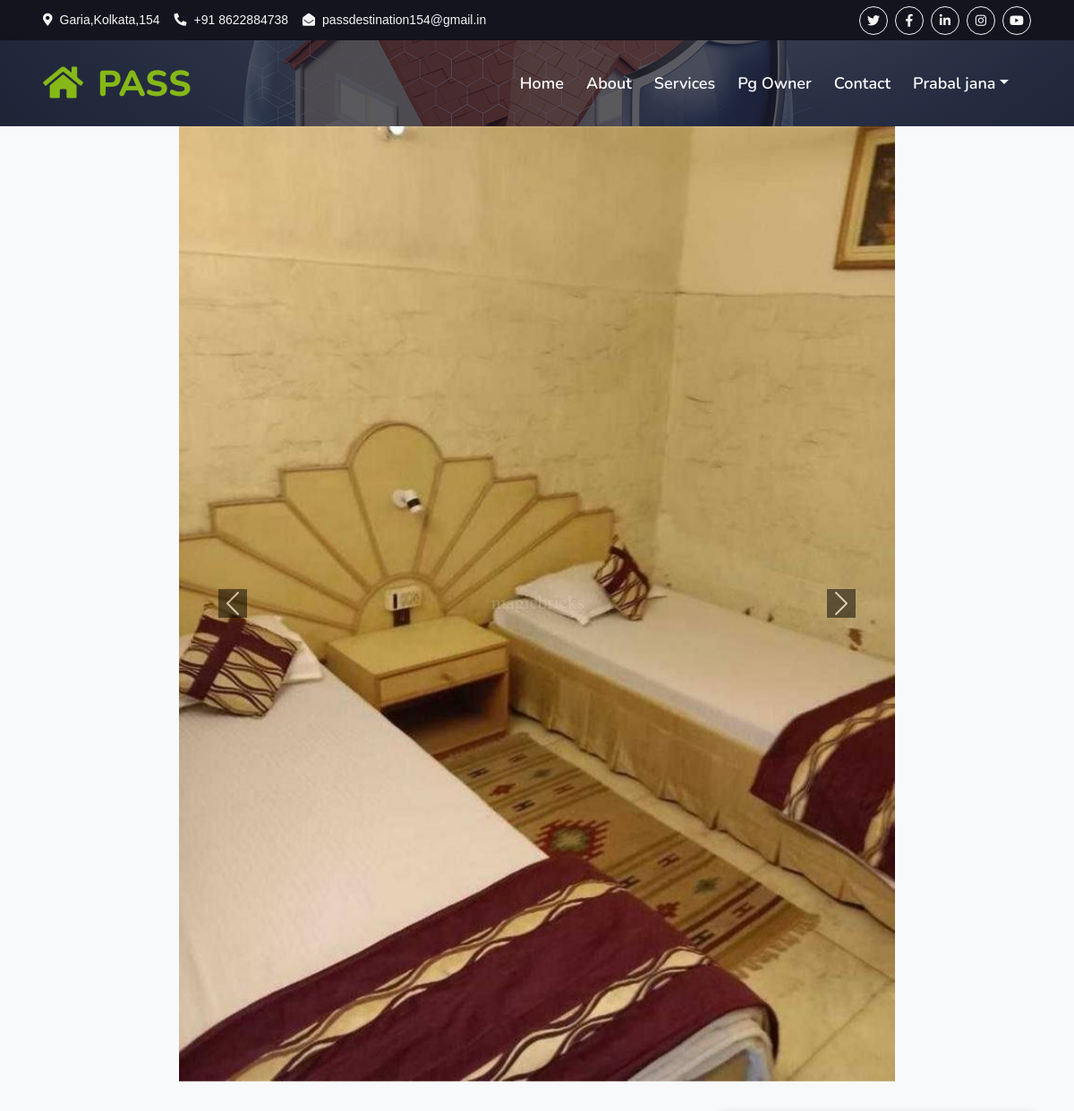
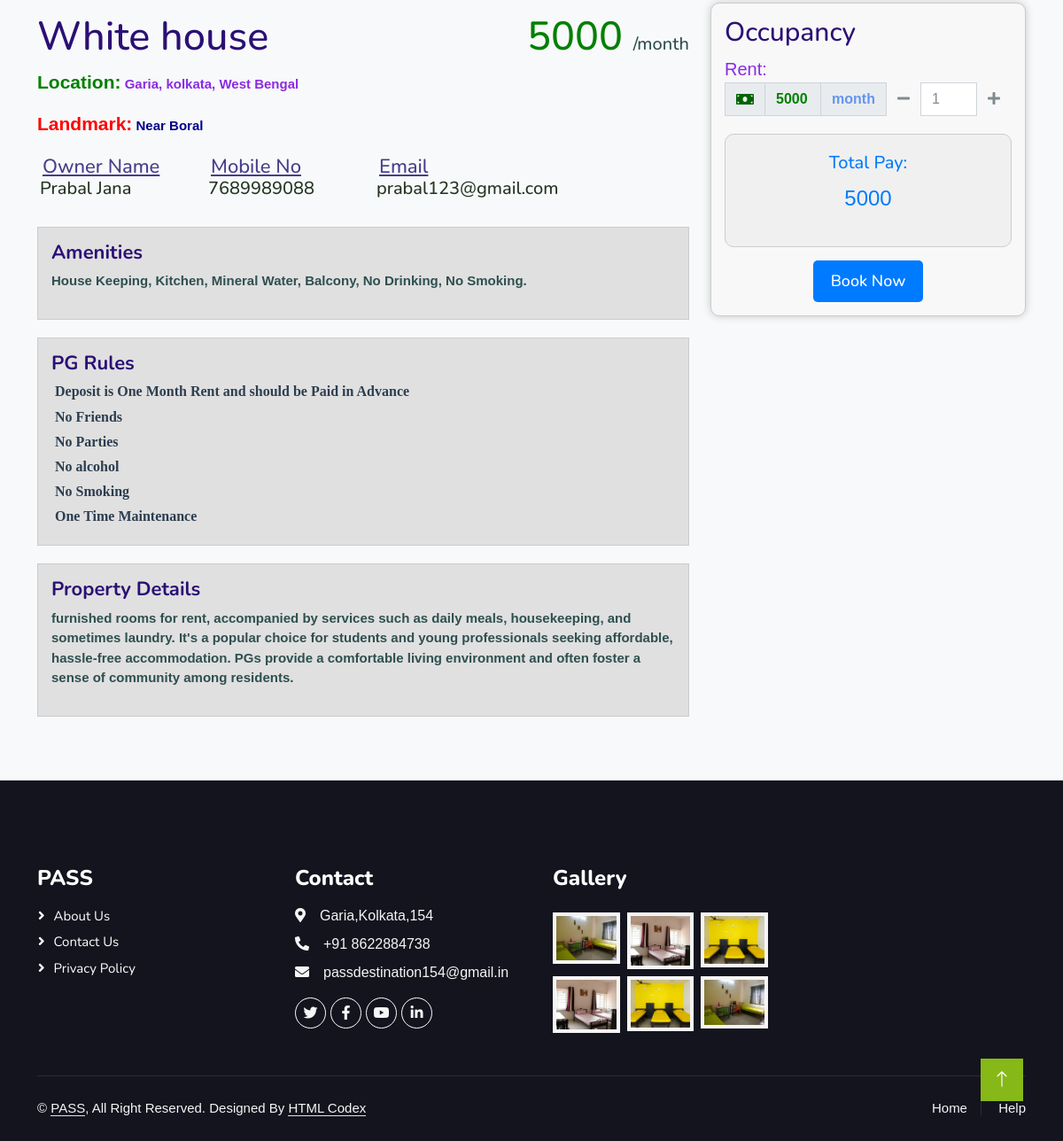
The app's page /show_pg/2 (signed in) with its own data (2 pictures, top to bottom).
### pg/models.py (models this page shows, shortened)
class Customer(models.Model):
    GENDER_CHOICES = [
        ('male', 'Male'),
        ('female', 'Female'),
        ('other', 'Other'),
    ]
    unique_id = models.CharField(primary_key = True,max_length = 50)
    name=models.CharField(max_length=100)
    father_name= models.CharField(max_length=100)
    email=models.EmailField(unique=True)
    phone_no = models.IntegerField(max_length=10)
    dob = models.DateField()
    emg_no = models.IntegerField(max_length=10)
    proof_ID = models.CharField(max_length=20)
    password = models.CharField(max_length=100)
    gender = models.CharField(max_length=30,choices=GENDER_CHOICES, default='male')
    security_answer = models.CharField(max_length=200)
    class Meta:
        db_table = 'Customer'

class PG(models.Model):
    pgname = models.CharField(max_length=100)
    gender = models.CharField(max_length=100, choices=[
        ('male', 'Male'),
        ('female', 'Female'),
        ('other', 'Other'),
    ])
    pname = models.CharField(max_length=100)# pg name
    email = models.EmailField()
    phone_no = models.CharField(max_length=10)
    pg_rg_no = models.CharField(max_length=10,unique=True)  #p owner uniq id
    pro_address = models.CharField(max_length=1000) #land mark
    description = models.TextField()
    rent = models.CharField(max_length=50)
    property_image1 = models.ImageField(upload_to='property_images/',blank=True, null=True)
    property_image2 = models.ImageField(upload_to='property_images/',blank=True, null=True)
    property_image3 = models.ImageField(upload_to='property_images/',blank=True, null=True)
    state = models.CharField(max_length=50)
    city = models.CharField(max_length=50)
    location = models.CharField(max_length=50)
    no_of_beds = models.CharField(max_length=1)
    amenities = models.CharField(max_length=2000)
    class Meta:
        db_table="PG"

### pg/views.py (the view)
# urls.py: path('show_pg/<int:pg_id>', views.show_pg, name='show_pg'),
def show_pg(request, pg_id):
 if 'user_unique_id' in request.session:
      pg = get_object_or_404(PG, id=pg_id)
      return render(request, 'showpg.html', {'pg': pg})
 return redirect('ulogin')

### pg/templates/showpg.html (shortened to what this page needs)
{% extends 'base.html' %}
{% load static %}
{% block div %}
   <a href="/home" class="nav-item nav-link">Home</a>
    <a href="/about" class="nav-item nav-link ">About</a>
    <a href="/service" class="nav-item nav-link">Services</a>
    <a href="/pgowner_login" class="nav-item nav-link">Pg Owner</a>
    <a href="/contact" class="nav-item nav-link">Contact</a>
{% endblock div %}
{% block hero %}
<div class="container-fluid bg-primary py-5  hero-header">
</div>
{% endblock hero %}
{% block body %}
<div class="container" py-4>
    <div id="carouselExampleInterval" class="carousel slide" data-bs-ride="carousel" style="max-width: 800px; margin: 0 auto;width: 100vh; object-fit:cover ; ">
        <div class="carousel-inner " style="object-fit: cover;height: fit-content;">
          <div class="carousel-item active" data-bs-interval="10000">
            <img src="{{ pg.property_image1.url }}" class="d-block w-100" alt="...">
          </div>
        </div>
        <button class="carousel-control-prev" type="button" data-bs-target="#carouselExampleInterval" data-bs-slide="prev">
          <span class="carousel-control-prev-icon" aria-hidden="true"></span>
        </button>
        <button class="carousel-control-next" type="button" data-bs-target="#carouselExampleInterval" data-bs-slide="next">
          <span class="carousel-control-next-icon" aria-hidden="true"></span>
        </button>
    </div>
    <div class="row">
        <div class="col-md-8 py-4">
            <div class="property-details mt-4">
                <div>
                    <h1 style="font-size: 45px; color: #2b1075; font-weight: 500; display: inline;">  {{pg.pgname}} </h1>
                    <h2 style="font-size: 45px; color: green; font-weight: 500; display: inline; float: right;"> {{pg.rent}} <span style="font-size: 20px;color: darkslategrey;">/month</span></h2>
                </div>
                <p style="color: blueviolet;font-size: 15px;font-weight: bold;"><strong class="highlight-text" style="color: green;">Location:</strong>  {{pg.location}}, {{pg.city}}, {{pg.state}} </p>
                <p style="color: darkblue;font-size: 15px;font-weight: bold;"><strong class="highlight-text">Landmark:</strong> Near {{pg.pro_address}} </p>
                <div class=" ">
                    <div class="row align-items-center">
                        <div class="col-md-3">
                            <h1 style="font-size: 20px;color: #243624; font-weight: 500;padding: 3px;"><u style="font-size: 22px                            ;color: darkslateblue; font-weight: 500;padding: 3px;">Owner Name</u><br> {{pg.pname}} </h1>
                        </div>
                        <div class="col-md-3">
                            <h1 style="font-size: 20px;color: #243624; font-weight: 500;padding: 3px;"><u style="font-size: 22px;color: darkslateblue; font-weight: 500;padding: 3px;">Mobile No</u> {{pg.phone_no}} </h1>
                        </div>
                        <div class="col-md-3">
                            <h1 style="font-size: 20px;color: #243624; font-weight: 500;padding: 3px;"><u style="font-size: 22px;color: darkslateblue; font-weight: 500;padding: 3px;">Email</u><br> {{pg.email}} </h1>
                        </div>
                    </div>
                </div>
                <div class="property-details-container">
                    <h2 class="property-details-title">Amenities</h2>
                    <p style="color: darkslategray;font-size: 15px;font-weight: bold;"> {{pg.amenities}}.</p>
                </div>
                <div class="property-details-container">
                    <h2 class="property-details-title">PG Rules</h2>
                    <div class="bs-glyphicons">
                        <h2 style="font-size: medium; font-family: serif;">
                            <p class="fa fa-hand-o-right"></p> Deposit is One Month Rent and should be Paid in Advance
                        </h2>
                        <h2 style="font-size: medium; font-family: serif;">
                            <p class="fa fa-hand-o-right"></p> No Friends
                        </h2>
                        <h2 style="font-size: medium; font-family: serif;">
                            <p class="fa fa-hand-o-right"></p> No Parties
                        </h2>
                        <h2 style="font-size: medium; font-family: serif;">
                            <p class="fa fa-hand-o-right"></p> No alcohol
                        </h2>
                        <h2 style="font-size: medium; font-family: serif;">
                            <p class="fa fa-hand-o-right"></p> No Smoking
                        </h2>
                        <h2 style="font-size: medium; font-family: serif;">
                            <p class="fa fa-hand-o-right"></p> One Time Maintenance
                        </h2>
                    </div>
                </div>
                <div class="property-details-container">
                    <h2 class="property-details-title">Property Details</h2>
                    <p class="property-details-description" style="color: darkslategray;font-size: 15px;font-weight: bold;"> {{pg.description}} </p>
                </div>
            </div>
        </div>
        <div class="col-md-4 py-3">
            <div class="occupancy-box">
                <h1 class="occupancy-title">Occupancy</h1>
                <div class="form-group">
                    <label style="font-weight: 500;color:blueviolet;font-size: 20px;">Rent:</label>
                    <div class="input-group">
                        <span class="input-group-text" style="color: darkgreen;"><i class="fas fa-money-bill"></i></span>
                        <input type="text" style="color: green;font-weight: bold;" name="rentPerMonth" id="rentPerMonth" class="form-control" value="{{pg.rent}}" readonly>
                        <span class="input-group-text" style="color: cornflowerblue;font-weight: bold;">month</span>
                        <span class="input-group-btn">
                            <button type="button" class="btn btn-default btn-number"  data-type="minus" data-field="numMonths">
                                <span class="fas fa-minus"></span>
                            </button>
                        </span>
                        <input type="text" name="numMonths" id="numMonths" class="form-control input-number" value="1" min="1">
                        <span class="input-group-btn">
                            <button type="button" class="btn btn-default btn-number" data-type="plus" data-field="numMonths">
                                <span class="fas fa-plus"></span>
                            </button>
                        </span>
                    </div>
                </div>
                <div class="total-pay-container" style="text-align: center;">
                    <div class="total-pay-box"  style="text-align: center;">
                        <h4>Total Pay:</h4>
                        <p id="totalPay">3500</p>
                    </div>
                    <button class="btn btn-primary btn-pay-now" onclick="redirectToBooking()">Book Now</button>
                </div>
            </div>
        </div>
    </div>
</div>
{% endblock body %}

### pg/templates/base.html (shortened to what this page needs)
<!DOCTYPE html>
{% load static %}
<html lang="en">
<head>
    <link href="https://cdnjs.cloudflare.com/ajax/libs/font-awesome/5.10.0/css/all.min.css" rel="stylesheet">
    <link href="https://cdn.jsdelivr.net/npm/bootstrap-icons@1.4.1/font/bootstrap-icons.css" rel="stylesheet">
    <link href="{% static 'lib/animate/animate.min.css' %}" rel="stylesheet">
    <link href="{% static 'lib/owlcarousel/assets/owl.carousel.min.css' %}" rel="stylesheet">
    <link href="{% static  'lib/tempusdominus/css/tempusdominus-bootstrap-4.min.css' %}" rel="stylesheet" />
    <link href="{% static 'css/bootstrap.min.css' %}" rel="stylesheet">
    <link href="{% static 'css/style.css' %}" rel="stylesheet">
</head>
<body>
    <div class="container-fluid bg-dark px-5 d-none d-lg-block">
        <div class="row gx-0">
            <div class="col-lg-8 text-center text-lg-start mb-2 mb-lg-0">
                <div class="d-inline-flex align-items-center" style="height: 45px;">
                    <small class="me-3 text-light"><i class="fa fa-map-marker-alt me-2"></i>Garia,Kolkata,154</small>
                    <small class="me-3 text-light"><i class="fa fa-phone-alt me-2"></i>+91 8622884738</small>
                    <small class="text-light"><i
                            class="fa fa-envelope-open me-2"></i>passdestination154@gmail.in</small>
                </div>
            </div>
            <div class="col-lg-4 text-center text-lg-end">
                <div class="d-inline-flex align-items-center" style="height: 45px;">
                    <a class="btn btn-sm btn-outline-light btn-sm-square rounded-circle me-2" href=""><i
                            class="fab fa-twitter fw-normal"></i></a>
                    <a class="btn btn-sm btn-outline-light btn-sm-square rounded-circle me-2" href=""><i
                            class="fab fa-facebook-f fw-normal"></i></a>
                    <a class="btn btn-sm btn-outline-light btn-sm-square rounded-circle me-2" href=""><i
                            class="fab fa-linkedin-in fw-normal"></i></a>
                    <a class="btn btn-sm btn-outline-light btn-sm-square rounded-circle me-2" href=""><i
                            class="fab fa-instagram fw-normal"></i></a>
                    <a class="btn btn-sm btn-outline-light btn-sm-square rounded-circle" href=""><i
                            class="fab fa-youtube fw-normal"></i></a>
                </div>
            </div>
        </div>
    </div>
    <div class="container-fluid position-relative p-0">
        <nav class="navbar navbar-expand-lg navbar-light px-4 px-lg-5 py-3 py-lg-0">
            <a href="" class="navbar-brand p-0">
                <h1 class="text-primary m-0"><i class="fa fa-home me-3"></i>PASS</h1>
            </a>
            <div class="collapse navbar-collapse" id="navbarCollapse">
                <div class="navbar-nav ms-auto py-0">
                    {% block div %}
                    {% endblock div %}
                    {% if username != "Unknown" %}
                    <div class="nav-item dropdown">
                        <a href="#" class="nav-link dropdown-toggle" data-bs-toggle="dropdown">{{ username.name}}</a>
                    </div>
                </div>
                {% else  %}
               </div>
                <a href="/ulogin" class="btn btn-primary rounded-pill py-2 px-4">Login/Sign up(user)</a>
                {% endif %}
            </div>
        </nav>
        {% block hero %}
        {% endblock hero %}
    </div>
   {% block body %}
   {% endblock body %}
    <div class="container-fluid bg-dark text-light footer pt-5 mt-5 wow fadeIn" data-wow-delay="0.1s">
        <div class="container py-5">
            <div class="row g-5">
                <div class="col-lg-3 col-md-6">
                    <h4 class="text-white mb-3">PASS</h4>
                    <a class="btn btn-link" href="/about">About Us</a>
                    <a class="btn btn-link" href="/contact">Contact Us</a>
                    <a class="btn btn-link" href="">Privacy Policy</a>
                </div>
                <div class="col-lg-3 col-md-6">
                    <h4 class="text-white mb-3">Contact</h4>
                    <p class="mb-2"><i class="fa fa-map-marker-alt me-3"></i>Garia,Kolkata,154</p>
                    <p class="mb-2"><i class="fa fa-phone-alt me-3"></i>+91 8622884738</p>
                    <p class="mb-2"><i class="fa fa-envelope me-3"></i>passdestination154@gmail.in</p>
                    <div class="d-flex pt-2">
                        <a class="btn btn-outline-light btn-social" href=""><i class="fab fa-twitter"></i></a>
                        <a class="btn btn-outline-light btn-social" href=""><i class="fab fa-facebook-f"></i></a>
                        <a class="btn btn-outline-light btn-social" href=""><i class="fab fa-youtube"></i></a>
                        <a class="btn btn-outline-light btn-social" href=""><i class="fab fa-linkedin-in"></i></a>
                    </div>
                </div>
                <div class="col-lg-3 col-md-6">
                    <h4 class="text-white mb-3">Gallery</h4>
                    <div class="row g-2 pt-2">
                        <div class="col-4">
                            <img class="img-fluid bg-light p-1" src="{% static 'img/package-1.jpg' %}" alt="">
                        </div>
                        <div class="col-4">
                            <img class="img-fluid bg-light p-1" src="{% static 'img/package-2.jpg' %}" alt="">
                        </div>
                        <div class="col-4">
                            <img class="img-fluid bg-light p-1" src="{% static 'img/package-3.jpg' %}" alt="">
                        </div>
                        <div class="col-4">
                            <img class="img-fluid bg-light p-1" src="{% static 'img/package-2.jpg' %}" alt="">
                        </div>
                        <div class="col-4">
                            <img class="img-fluid bg-light p-1" src="{% static 'img/package-3.jpg' %}" alt="">
                        </div>
                        <div class="col-4">
                            <img class="img-fluid bg-light p-1" src="{% static 'img/package-1.jpg' %}" alt="">
                        </div>
                    </div>
                </div>
            </div>
        </div>
        <div class="container">
            <div class="copyright">
                <div class="row">
                    <div class="col-md-6 text-center text-md-start mb-3 mb-md-0">
                        &copy; <a class="border-bottom" href="/home">PASS</a>, All Right Reserved.
                        Designed By <a class="border-bottom" href="https://htmlcodex.com">HTML Codex</a>
                    </div>
                    <div class="col-md-6 text-center text-md-end">
                        <div class="footer-menu">
                            <a href="">Home</a>
                            <a href="">Help</a>
                        </div>
                    </div>
                </div>
            </div>
        </div>
    </div>
    <a href="#" class="btn btn-lg btn-primary btn-lg-square back-to-top"><i class="bi bi-arrow-up"></i></a>
</body>
</html>

### records on screen
Customer: name "Prabal jana"
PG: property_image1 (picture), pgname "White house", rent "5000", location "Garia", city "kolkata", state "West Bengal", pro_address "Boral", pname "Prabal Jana", phone_no "7689989088", email "prabal123@gmail.com", amenities "House Keeping, Kitchen, Mineral Water, Balcony, No Drinking, No Smoking", description "furnished rooms for rent, accompanied by services such as daily meals, housekeeping, and sometimes laundry. It's a popular choice for students and young professionals seeking affordable, hassle-free accommodation. PGs provide a comfortable living environment and often foster a sense of community among residents.", rentPerMonth "5000"
